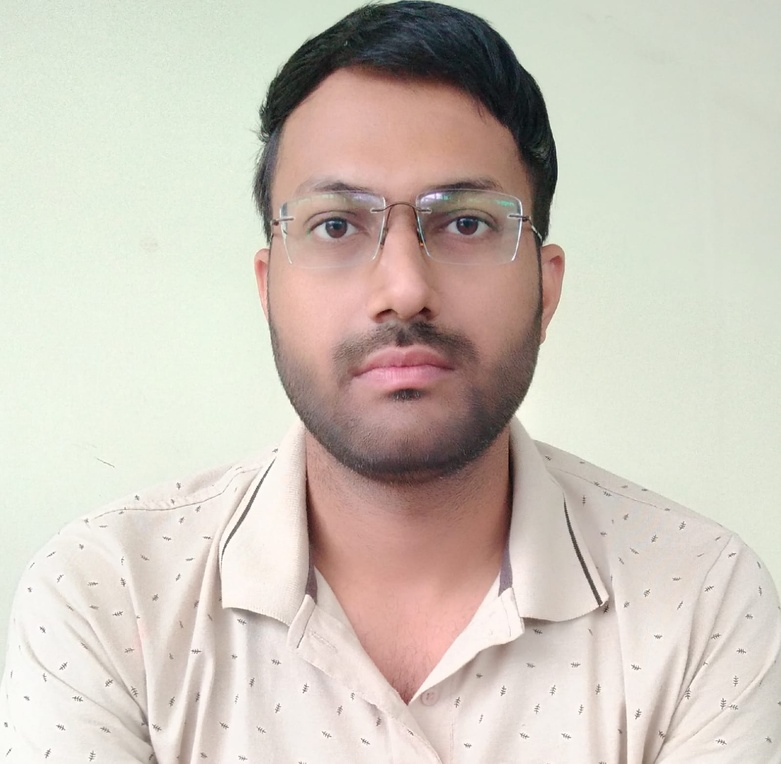
#> input picture 12-Aug/rohit.jpg, 781 x 764 px, shrunk from 1599 x 1564 before the run
$ jupyter execute 1st.ipynb
#> lines starting #> are read from the running program, lines starting #| are printed output that depends on the picture; after the words box and inside, x2 and y2 are one past the last pixel; in counts of white or black regions, pixels touching at a corner belong together
[cell 1]
import cv2
import matplotlib.pyplot as plt

[cell 2]
img = cv2.imread("rohit.jpg")
#> img is the input picture: shape (764, 781, 3); mean B, G, R 189, 199.5, 207.4
plt.imshow(img)

[cell 3]
img1 = cv2.cvtColor(img, cv2.COLOR_BGR2RGB)

[cell 4]
plt.imshow(img1)

[cell 5]
img_g = cv2.cvtColor(img1,cv2.COLOR_BGR2GRAY)
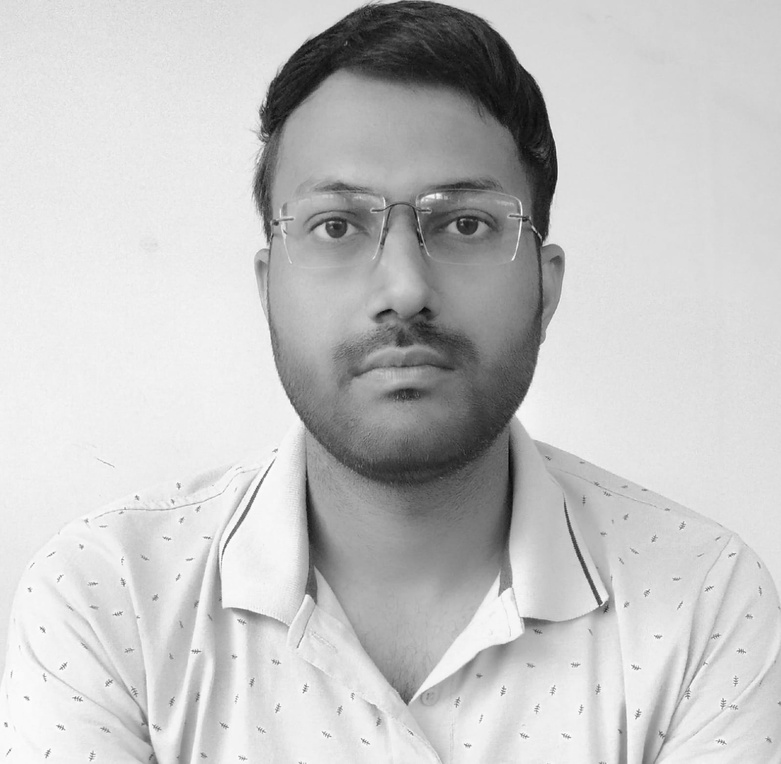
#> img_g: shape (764, 781); min 2, max 254, mean 197.3

[cell 6]
plt.imshow(img_g,cmap='gray')

[cell 7]
img_inv = cv2.bitwise_not(img_g)
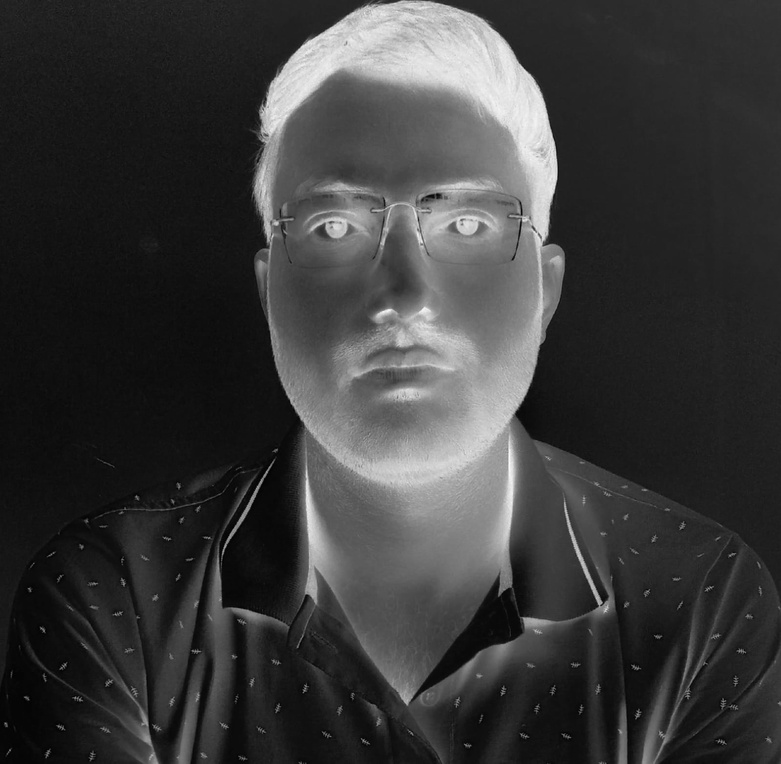
#> img_inv: shape (764, 781); min 1, max 253, mean 57.7

[cell 8]
plt.imshow(img_inv,cmap='gray')

[cell 9]
img_sm = cv2.GaussianBlur(img_inv, (25,25), sigmaX=0, sigmaY = 0)
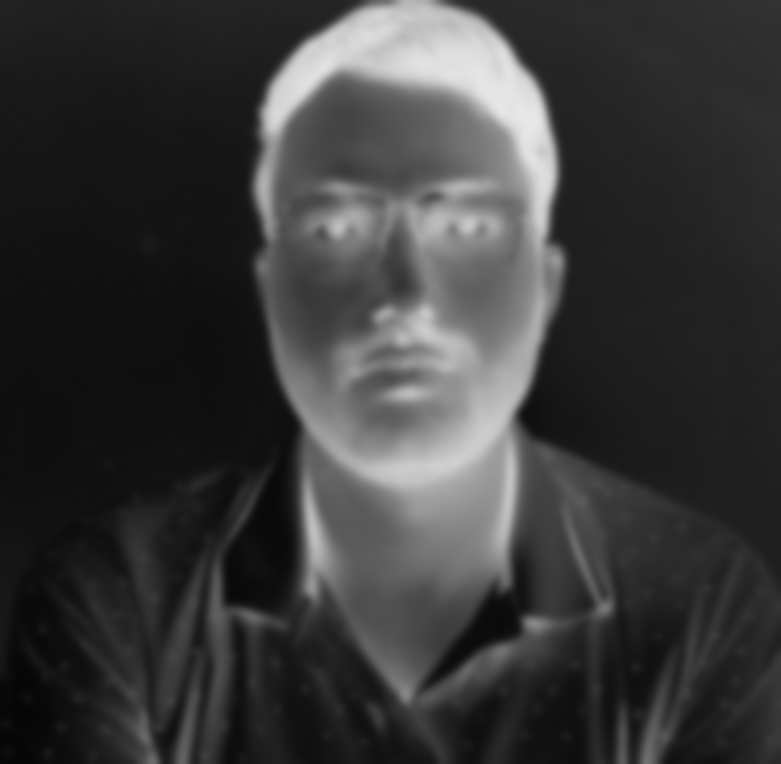
#> img_sm: shape (764, 781); min 6, max 232, mean 57.7
plt.imshow(img_sm, cmap='gray')

[cell 10]
img_pencil = cv2.divide(img_g, 255-img_sm, scale=255)
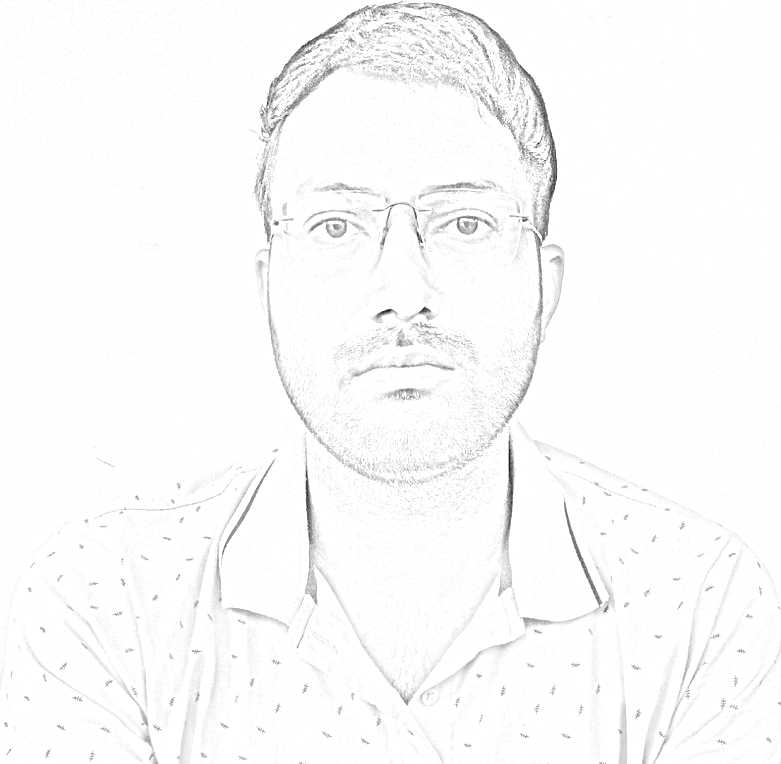
#> img_pencil: shape (764, 781); min 8, max 255, mean 250.5

[cell 11]
plt.imshow(img_pencil, cmap='gray')

[cell 12]
import numpy as np

[cell 13]
plt.imshow(img1)

[cell 14]
face_cas = cv2.CascadeClassifier("haarcascade_frontalface_default.xml")

[cell 15]
def detect_face(image):
    face_img = image.copy()
    face_cont = face_cas.detectMultiScale(face_img)
#> face_cont = [[231, 92, 355, 355]]

    for(x,y,w,h) in face_cont:
        cv2.rectangle(face_img, (x,y), (x+w, y+h), (255,255,255), 4)
#> this loop made 1 pass
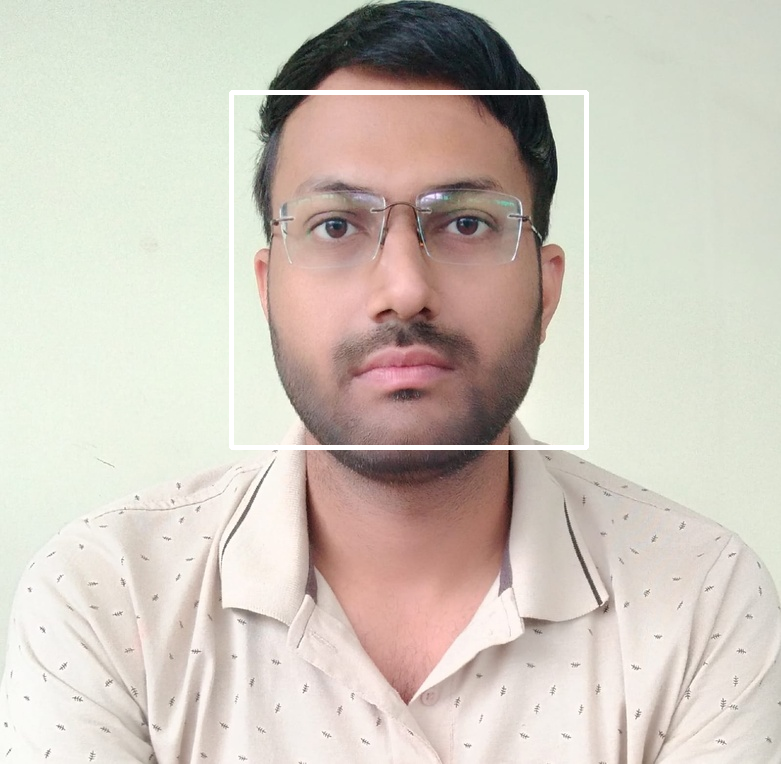
#> face_img: shape (764, 781, 3); 1.19% of pixels changed, all inside (x1, y1, x2, y2) = (229, 90, 589, 450)

    return face_img

[cell 16]
res = detect_face(img)
plt.imshow(res, cmap='gray')

[cell 17]
img_shr = cv2.imread("sharma.jpg")
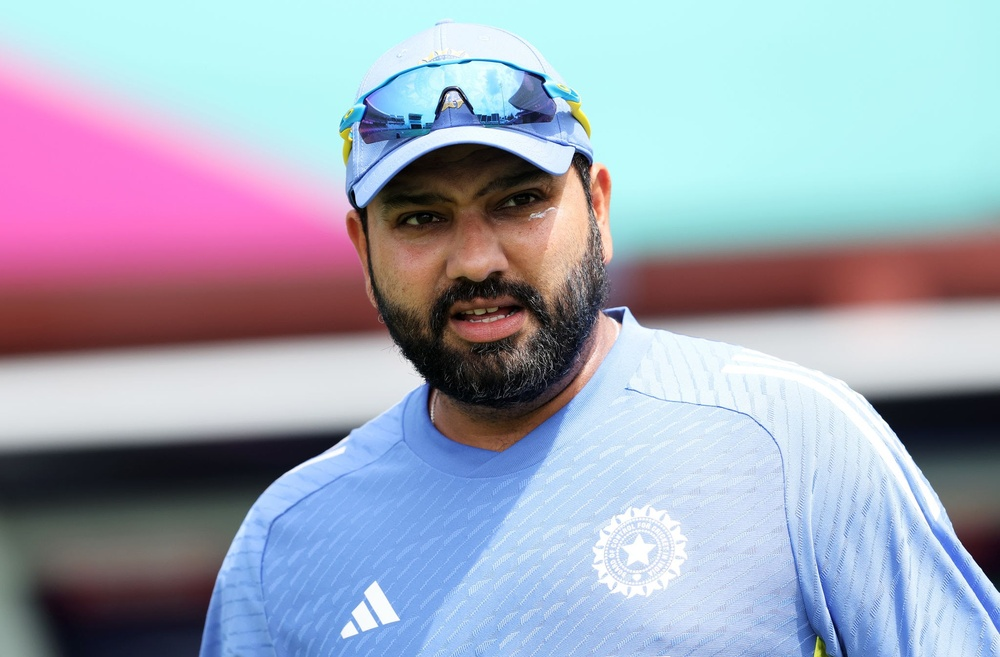
#> input picture 12-Aug/sharma.jpg, 1000 x 657 px, shrunk from 2048 x 1345 before the run
#> img_shr is the input picture: shape (657, 1000, 3); mean B, G, R 184.8, 167.4, 161

[cell 18]
plt.imshow(img_shr)

[cell 19]
res = detect_face(img_shr)
